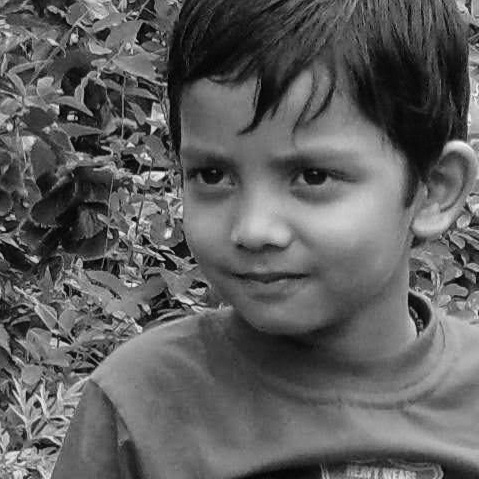
%> input picture bablu_03.jpg, 479 x 479 px
$ octave edge01.m   (GNU Octave 9; MATLAB toolbox functions it lacks are replaced by stand-ins)
%> lines starting %> are read from the running program, lines starting %| are printed output that depends on the picture; in (x1, y1, x2, y2) boxes, pixels count from 0 and x2, y2 are one past the last pixel; in counts of white or black regions, pixels touching at a corner belong together; the program's own positions count from 1
% wavelet_edge_texture_compact.m
clearvars; close all; clc;
set(0,'DefaultFigurePosition',[100 100 900 650]);

% ---------- User params ----------
imgname   = 'bablu_03.jpg';
wname     = 'db4';
levels    = 3;
th_factor = 3;
out_prefix = 'wavelet_fig';
% ---------------------------------

% toolbox check
if ~(exist('wavedec2','file')==2)
    error('Wavelet Toolbox required (wavedec2, detcoef2, appcoef2).');
end

% read image (fallback)
if isfile(imgname)
    I = imread(imgname);
%> I is the input picture: size 479x479x3 uint8; min 0, max 249, mean 94.9
else
    warning('Image "%s" not found — using builtin "cameraman.tif".', imgname);
    I = imread('cameraman.tif');
end
if size(I,3)==3, Igray = rgb2gray(I); else Igray = I; end
Igray = im2double(Igray);
%> Igray: size 479x479 double
imSize = size(Igray);
%> imSize = [479 479]

% wavelet decomposition
[C,S] = wavedec2(Igray, levels, wname);
%> S = [66 66; 66 66; 125 125; 243 243; 479 479]

% prealloc
edge_maps   = false([imSize, levels]);
energy_feats = zeros(levels,3); % [H V D]

% process levels (collect resized detail maps and energies)
for lev = 1:levels
    [H,V,D] = detcoef2('all', C, S, lev);          % coeffs at coeff-grid
    energy_feats(lev,:) = [sum(H(:).^2), sum(V(:).^2), sum(D(:).^2)];

    % gradient magnitude on coeff grid, robust MAD estimate
    G = sqrt(H.^2 + V.^2);
    sigma = median(abs(G(:))) / 0.6745;
    T = th_factor * (sigma + eps);   % safe threshold

    % resize to image size (for visualization & combining) and threshold
    G_full = imresize(G, imSize, 'bilinear');
    edge_maps(:,:,lev) = G_full > T;
end
%> this loop made 3 passes
%> (sigma, T) on passes 1 to 3: (0.0207, 0.0621), (0.0797, 0.239), (0.266, 0.797)
%> pass 1, `G = sqrt(H.^2 + V.^2);`:
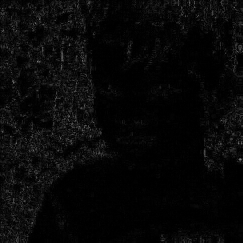
%> G: size 243x243 double; min 4.27e-05, max 0.508, mean 0.0325
%> after the loop:
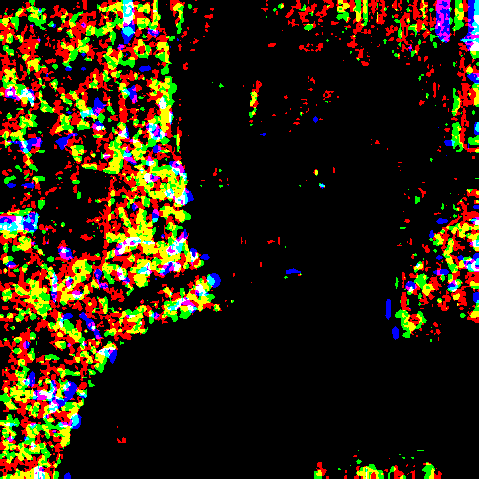
%> edge_maps: size 479x479x3 logical; mean R, G, B 0.178, 0.129, 0.0455
%> after the loop, energy_feats = [67.4 103.3 8.98; 222.4 227.6 62.8; 378.9 332 134.2]

% combine multi-scale edges
multi_edge = any(edge_maps,3);
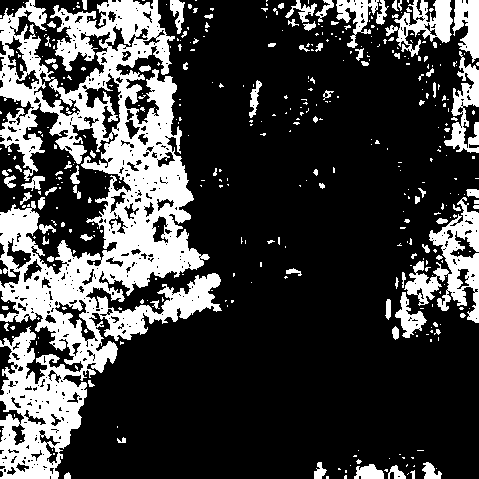
%> multi_edge: size 479x479 logical; 25.7% white; 417 white regions (330 under 20 px), largest, box (x1, y1, x2, y2) and area: (0, 0, 222, 479) 43275, (404, 197, 479, 323) 3530, (385, 0, 453, 57) 1607

% ---------- Visualizations (one-shot, minimal duplication) ----------
% overlay
overlay = repmat(Igray, [1 1 3]);
overlay(:,:,1) = overlay(:,:,1) + 0.5 * multi_edge;
overlay(overlay>1) = 1;
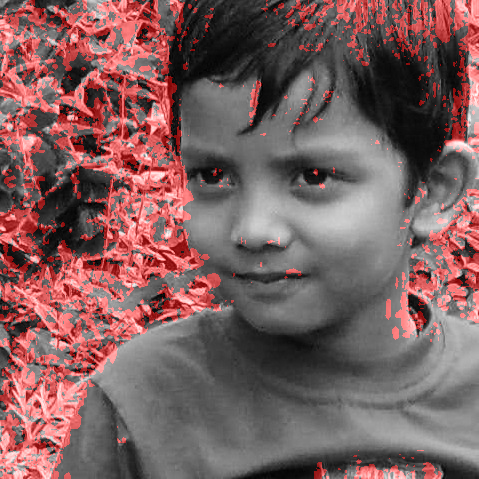
%> overlay: size 479x479x3 double; mean R, G, B 0.492, 0.372, 0.372

fig1 = figure('Units','normalized','Position',[0.05 0.05 0.45 0.7]);
subplot(2,1,1), imshow(Igray), title('Original image','FontSize',12);
subplot(2,1,2), imshow(overlay), title('Original with multi-scale wavelet edges (red)','FontSize',12);
set(fig1,'Color','w');
print(fig1,'-dpng','-r300',sprintf('%s_overlay_edges.png',out_prefix));

% detail subbands grid (use a nested helper to fetch and display scaled maps)
fig2 = figure('Units','normalized','Position',[0.1 0.05 0.8 0.8]);
t = 1;
for lev = 1:levels
    [H,V,D] = detcoef2('all', C, S, lev);
    Hr = wcodemat(imresize(H,imSize,'bilinear'),255);
    Vr = wcodemat(imresize(V,imSize,'bilinear'),255);
    Dr = wcodemat(imresize(D,imSize,'bilinear'),255);
    subplot(levels,3,t); imshow(imadjust(uint8(Hr))); title(sprintf('H L%d',lev),'FontSize',10); t=t+1;
    subplot(levels,3,t); imshow(imadjust(uint8(Vr))); title(sprintf('V L%d',lev),'FontSize',10); t=t+1;
    subplot(levels,3,t); imshow(imadjust(uint8(Dr))); title(sprintf('D L%d',lev),'FontSize',10); t=t+1;
end
%> this loop made 3 passes
%> pass 1, `imshow(imadjust(uint8(Hr)))`:
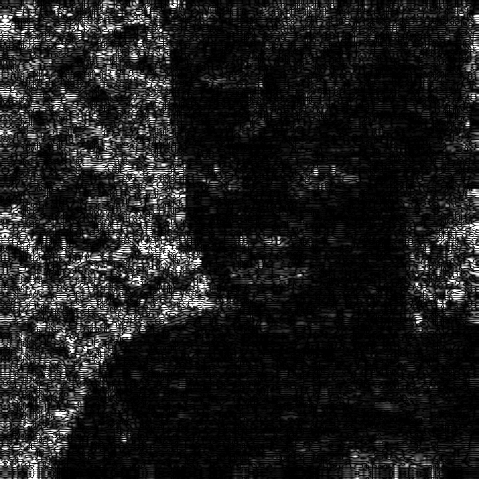
%> displayed picture: size 479x479, on the screen's scale of 0 to 255; min 0, max 255, mean 28.9
%> after the loop, t = 10
colormap gray; set(fig2,'Color','w'); drawnow;
print(fig2,'-dpng','-r300',sprintf('%s_detail_subbands.png',out_prefix));
try exportgraphics(fig2,sprintf('%s_detail_subbands.pdf',out_prefix),'ContentType','vector'); end

% approximation pyramid
fig3 = figure('Units','normalized','Position',[0.1 0.3 0.8 0.3]);
for lev = 1:levels
    A = appcoef2(C,S,wname,lev);
    Ar = imresize(A,imSize,'bilinear');
    subplot(1,levels,lev), imshow(mat2gray(Ar)), title(sprintf('LL Level %d',lev),'FontSize',12);
end
set(fig3,'Color','w'); print(fig3,'-dpng','-r300',sprintf('%s_approx_pyramid.png',out_prefix));
%> after `set(fig3,'Color','w')`:
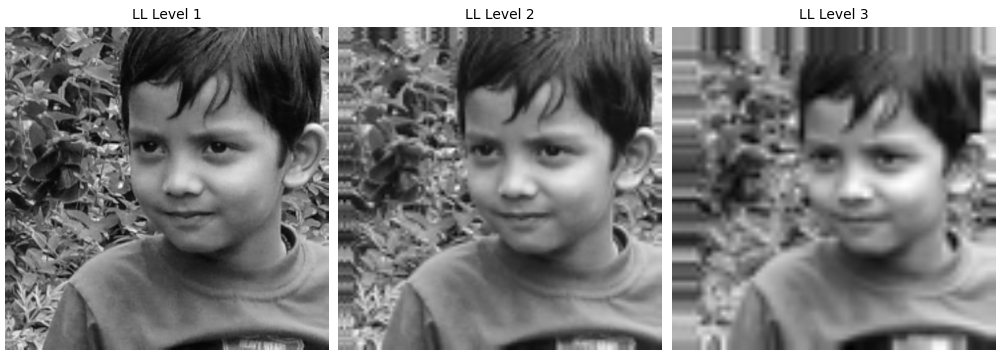
%> figure redrawn from the program's plot data, 3 panels
try exportgraphics(fig3,sprintf('%s_approx_pyramid.pdf',out_prefix),'ContentType','vector'); end

% energy bar chart
fig4 = figure('Units','normalized','Position',[0.2 0.2 0.6 0.4]);
bar(energy_feats);
legend('H','V','D','Location','northwest');
xlabel('Decomposition level'); ylabel('Energy (sum of squares)');
title('Wavelet subband energy per level'); grid on; set(fig4,'Color','w');
%> after `set(fig4,'Color','w')`:
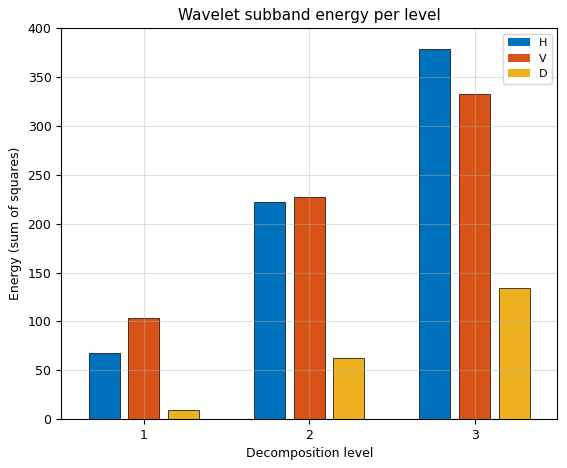
%> figure redrawn from the program's plot data; tallest bar 378.9 high, from x = 2.67 to 2.85; tallest bar 332 high, from x = 2.91 to 3.09; tallest bar 134.2 high, from x = 3.15 to 3.33
print(fig4,'-dpng','-r300',sprintf('%s_energy_bar.png',out_prefix));
try exportgraphics(fig4,sprintf('%s_energy_bar.pdf',out_prefix),'ContentType','vector'); end

% save data
save(sprintf('%s_workspace.mat',out_prefix),'Igray','levels','edge_maps','multi_edge','energy_feats','C','S');

fprintf('Done. Saved: %s_overlay_edges.png, %s_detail_subbands.png, %s_approx_pyramid.png, %s_energy_bar.png\n',out_prefix,out_prefix,out_prefix,out_prefix);
